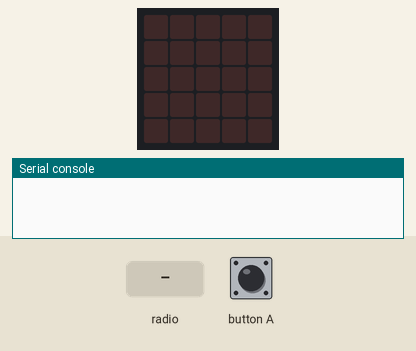
Recording of a program running on a simulated Calliope mini (MakeCode). Parts: the board's 5×5 LED display, the last lines printed to the serial console. Inputs (shaded band) come from the test bench. No radio messages arrive unless stated (any console line starting 'radio sent:' is added by the test bench).

Above: at 1.2 s.
1.3 s: button A pressed for 0.15 s
At 2.3 s:
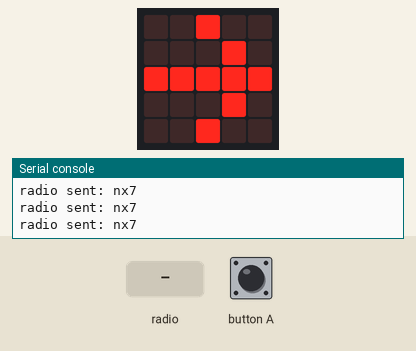
2.9 s: radio message "nx7" arrives
At 4.0 s:
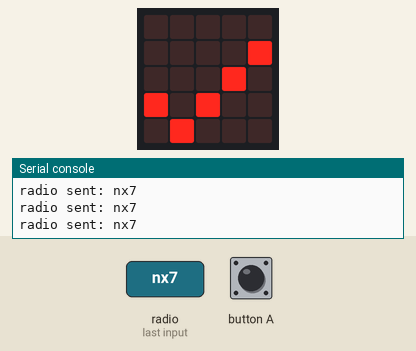
Timing chart, 0 to 5.9 s (numbered marks = the images above; inputs shaded):
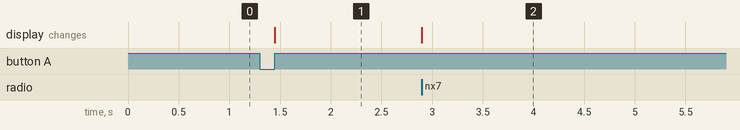

Measured:
- after the input at 1.3 s, the display: changes after 0.15 s (image 1)
- after the input at 2.9 s, the display: changes at once (image 2)

The program:

main.ts
```typescript
input.onButtonPressed(Button.A, function () {
    basic.showLeds(`
        . . # . .
        . . . # .
        # # # # #
        . . . # .
        . . # . .
        `)
    radio.setGroup(10)
    basic.pause(100)
    for (let index = 0; index < 5; index++) {
        radio.sendString("nx7")
    }
})
radio.onReceivedString(function (nx7) {
    radio.setGroup(10)
    basic.showIcon(IconNames.Yes)
})
basic.forever(function () {
    radio.setGroup(10)
})
```

test.ts
```typescript
// Hier kann man Tests durchführen; diese Datei wird nicht kompiliert, wenn dieses Paket als Erweiterung verwendet wird.
```
